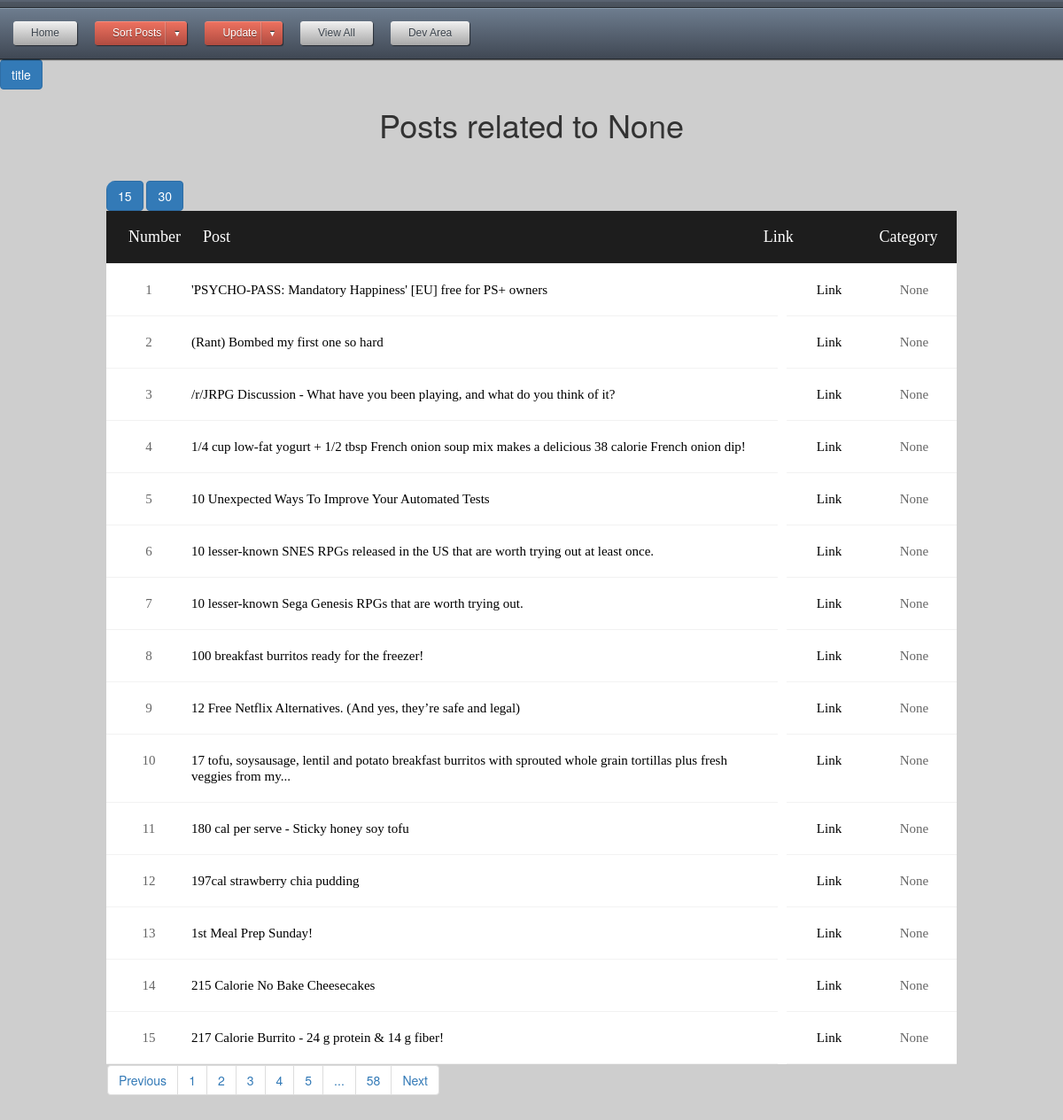
Page /sortby/1/15?order_by=title&sort_cat=None on the committed database.
### app.py (models this page shows)
class posts(db.Model):
    id = db.Column(db.String, primary_key=True)
    title = db.Column(db.String(80), unique=True, nullable=False)
    link = db.Column(db.String(120), unique=True, nullable=False)
    category = db.Column(db.String(120), unique=True, nullable=False)
    date_added = db.Column(db.String(120), unique=False, nullable=False)
    thread_text = db.Column(db.String(400), unique=True, nullable=False)
    image = db.Column(db.String(400), unique=True, nullable=False)

### app.py (the view)
@app.route('/sortby/<int:page_num>/<int:per_page_res>', methods=['GET', 'POST'])
def sortby(page_num, per_page_res):
	sort_cat = request.args.get('sort_cat', None)
	order_by = request.args.get('order_by', None)
	print(sort_cat)
	per_page = per_page_res
	t3 = posts.query.filter_by(category=sort_cat).order_by(order_by).paginate(per_page=per_page_res, page=page_num, error_out=True)
	return render_template("sortby.html", count=count, order_by=order_by, t3=t3, per_page=per_page, posts=posts, zip=zip, sort_cat=sort_cat)

### app.py (called while the page is built)
@app.context_processor
def utility_functions():
    def print_in_console(message):
        print (str(message))
    return dict(mdebug=print_in_console)

@app.context_processor
def inject_user():
    return dict(category=categories)

### templates/sortby.html (shortened to what this page needs)
<!DOCTYPE html>
<html>
<head>
</head>
{% include "topnav.html" %}
<div class="limiter">
<body>
<a href="{{url_for('sortby', page_num=t3.page, per_page_res=15, order_by='title', sort_cat=sort_cat )}}"><button type="button" class="btn btn-primary">title</button></a>
<h1>Posts related to {{sort_cat}}</h1>
	<div class="container-table100">
			<div class="wrap-table100">
				<a href="{{url_for('sortby', page_num=t3.page, per_page_res=15, order_by=order_by, sort_cat=sort_cat )}}"><button type="button" class="btn btn-primary">15</button></a>
				<a href="{{url_for('sortby', page_num=t3.page, per_page_res=30, order_by=order_by, sort_cat=sort_cat )}}"><button type="button" class="btn btn-primary">30</button></a>
					<div class="table">
						<div class="row header" style="content: none">
							<div class="cell">Number</div>
							<div class="cell">Post</div>
							<div class="cell">Link</div>
							<div class="cell">Category</div>
						</div>
						{% for t,i in zip(t3.items, range(per_page, 0, -1)) %}
						<div class="row">
							<div class="cell" data-title="Number">
								{% if t3.page == 1 %}
								{{(t3.page * (per_page+1))-i}}
								{% else %}
								{{(t3.page * (per_page))-(i-1)}}
								{% endif %}
							</div>
							<div class="cell" data-title="Post" style="width:69%;"><a href="#" data-toggle="modal" data-target="#{{t.id}}">{{t.title}}</div>
							<div class="cell" data-title="Link"><a href="{{t.link}}" target='_blank'>Link</a></div>
							<div class="cell" data-title="Category">{{t.category}}</div>
						</div>
						{% endfor %}
						<nav aria-label="Page navigation example">
							<ul class="pagination" style="margin:1px">
										<li class="page-item"><a class="page-link" href="{{url_for('sortby', page_num=(t3.page + 1), per_page_res=per_page, sort_cat=sort_cat )}}">Previous</a>
								{% for page in t3.iter_pages(right_edge=1, left_edge=5) %}
									{% if page %}
										<li class="page-item"><a class="page-link" href="{{url_for('sortby', page_num=page, per_page_res=per_page, sort_cat=sort_cat )}}">{{ page }}</a>
									{% else %}
										<li class="page-item"><a class="page-link" href="#">...</a>
									{% endif %}
								{% endfor %}
										<li class="page-item"><a class="page-link" href="{{url_for('sortby', page_num=(t3.page + 1), per_page_res=per_page, sort_cat=sort_cat )}}">Next</a>
							</ul>
						</nav>
					</div>
</body>
</html>

### static/CSS/style.css (style rules this page uses)
h1 { text-align:center; }
body { padding-bottom: .1px; }
a:link { color: black; text-decoration: none; }
.container:before, .container:after, { display: table; content: none; }
.limiter { width: 100%; background: #cecece; margin: 0 auto; }
.container-table100 { width: 100%; min-height: 100vh; display: -webkit-box; display: -webkit-flex; display: -moz-box; display: -ms-flexbox; display: flex; align-items: center; justify-content: center; flex-wrap: wrap; padding: 33px 30px; }
.wrap-table100 { width: 960px; border-radius: 10px; overflow: hidden; }
.table { width: 100%; display: table; margin: 0; }
.row { display: table; background: #fff; margin-left: 0px; }
.row.header { color: #ffffff; background: #1d1d1d; }
.cell { display: table-cell; }
.row .cell { font-family: Poppins-Regular; font-size: 15px; color: #666666; line-height: 1.2; font-weight: unset !important; padding-top: 20px; padding-bottom: 20px; border-bottom: 1px solid #f2f2f2; }
.row.header .cell { font-family: Poppins-Regular; font-size: 18px; color: #fff; line-height: 1.2; font-weight: unset !important; padding-top: 19px; padding-bottom: 19px; }
.row .cell:nth-child(1) { width: 10%; text-align: center; }
.row .cell:nth-child(2) { width: 58%; padding-right: 2% }
.row .cell:nth-child(3) { width: 10%; }
.row .cell:nth-child(4) { width: 10%; text-align: center; }
.row .cell:nth-child(5) { width: 10%; text-align: center; }
.row:before { content: none; }
div.row.header::after { content: none; }
div.row::after { content: none; }
.table, .row { width: 100% !important; }
.pagination { display: inline-flex; }
.pagination a { color: black; float: left; padding: 8px 16px; text-decoration: none; }

### rows in the picture
posts: page "1", title "'PSYCHO-PASS: Mandatory Happiness' [EU] free for PS+ owners", category "None"
posts: page "2", title "(Rant) Bombed my first one so hard", category "None"
posts: page "3", title "/r/JRPG Discussion - What have you been playing, and what do you think of it?", category "None"
posts: page "4", title "1/4 cup low-fat yogurt + 1/2 tbsp French onion soup mix makes a delicious 38 calorie French onion dip!", category "None"
posts: page "5", title "10 Unexpected Ways To Improve Your Automated Tests", category "None"
posts: page "6", title "10 lesser-known SNES RPGs released in the US that are worth trying out at least once.", category "None"
posts: page "7", title "10 lesser-known Sega Genesis RPGs that are worth trying out.", category "None"
posts: page "8", title "100 breakfast burritos ready for the freezer!", category "None"
posts: page "9", title "12 Free Netflix Alternatives. (And yes, they’re safe and legal)", category "None"
posts: page "10", title "17 tofu, soysausage, lentil and potato breakfast burritos with sprouted whole grain tortillas plus fresh veggies from my...", category "None"
posts: page "11", title "180 cal per serve - Sticky honey soy tofu", category "None"
posts: page "12", title "197cal strawberry chia pudding", category "None"
posts: page "13", title "1st Meal Prep Sunday!", category "None"
posts: page "14", title "215 Calorie No Bake Cheesecakes", category "None"
posts: page "15", title "217 Calorie Burrito - 24 g protein & 14 g fiber!", category "None"

### other values in the picture
{{ sort_cat }} "None"
{{ page }} "1" "2" "3" "4" "5" "58"
